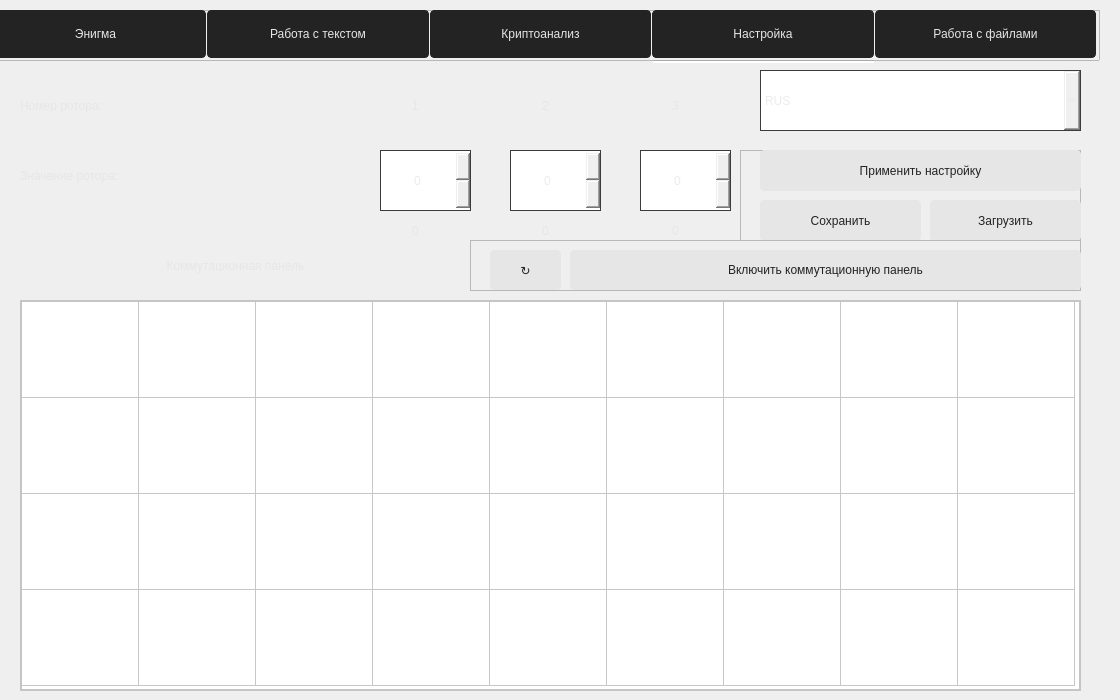
    <widget class="QWidget" name="tab_7">
     <attribute name="title">
      <string>Работа с Роторами</string>
     </attribute>
     <widget class="QFrame" name="frame_12">
      <property name="geometry">
       <rect>
        <x>-11</x>
        <y>10</y>
        <width>1111</width>
        <height>51</height>
       </rect>
      </property>
      <property name="styleSheet">
       <string notr="true">QPushButton{
	border: 1px solid rgb(35, 35, 35);
	background-color: rgb(35, 35, 35);
	border-radius: 4px;
	color: rgb(230, 230, 230);
}

QPushButton:hover{
	background-color: rgb(0, 65, 65);
	border: 1px solid rgb(0, 35, 35);
}
QPushButton:pressed{
	background-color: rgb(0, 35, 35);
	border: 1px solid rgb(0, 15, 15);
}</string>
      </property>
      <property name="frameShape">
       <enum>QFrame::StyledPanel</enum>
      </property>
      <property name="frameShadow">
       <enum>QFrame::Raised</enum>
      </property>
      <widget class="QWidget" name="horizontalLayoutWidget_8">
       <property name="geometry">
        <rect>
         <x>-4</x>
         <y>0</y>
         <width>1111</width>
         <height>51</height>
        </rect>
       </property>
       <layout class="QHBoxLayout" name="horizontalLayout_8">
        <property name="spacing">
         <number>1</number>
        </property>
        <property name="sizeConstraint">
         <enum>QLayout::SetMaximumSize</enum>
        </property>
        <property name="leftMargin">
         <number>0</number>
        </property>
        <item>
         <widget class="QPushButton" name="pushButton_29">
          <property name="minimumSize">
           <size>
            <width>0</width>
            <height>48</height>
           </size>
          </property>
          <property name="text">
           <string>Энигма</string>
          </property>
         </widget>
        </item>
        <item>
         <widget class="QPushButton" name="pushButton_30">
          <property name="minimumSize">
           <size>
            <width>0</width>
            <height>48</height>
           </size>
          </property>
          <property name="text">
           <string>Работа с текстом</string>
          </property>
         </widget>
        </item>
        <item>
         <widget class="QPushButton" name="pushButton_12">
          <property name="minimumSize">
           <size>
            <width>0</width>
            <height>48</height>
           </size>
          </property>
          <property name="styleSheet">
           <string notr="true"/>
          </property>
          <property name="text">
           <string>Криптоанализ</string>
          </property>
         </widget>
        </item>
        <item>
         <widget class="QPushButton" name="pushButton_31">
          <property name="minimumSize">
           <size>
            <width>0</width>
            <height>48</height>
           </size>
          </property>
          <property name="text">
           <string>Настройка</string>
          </property>
         </widget>
        </item>
        <item>
         <widget class="QPushButton" name="pushButton_32">
          <property name="minimumSize">
           <size>
            <width>0</width>
            <height>48</height>
           </size>
          </property>
          <property name="text">
           <string>Работа с файлами</string>
          </property>
         </widget>
        </item>
       </layout>
      </widget>
     </widget>
     <widget class="Line" name="line_7">
      <property name="geometry">
       <rect>
        <x>653</x>
        <y>60</y>
        <width>221</width>
        <height>3</height>
       </rect>
      </property>
      <property name="styleSheet">
       <string notr="true">background-color: rgb(255, 255, 255);</string>
      </property>
      <property name="orientation">
       <enum>Qt::Horizontal</enum>
      </property>
     </widget>
     <widget class="QSpinBox" name="spinBox">
      <property name="geometry">
       <rect>
        <x>380</x>
        <y>150</y>
        <width>91</width>
        <height>61</height>
       </rect>
      </property>
      <property name="styleSheet">
       <string notr="true">color: rgb(235, 235, 235);
font: 18pt &quot;Segoe UI&quot;;
border: 1px solid rgb(59, 59, 59);</string>
      </property>
      <property name="alignment">
       <set>Qt::AlignCenter</set>
      </property>
      <property name="minimum">
       <number>0</number>
      </property>
      <property name="maximum">
       <number>32</number>
      </property>
      <property name="value">
       <number>0</number>
      </property>
     </widget>
     <widget class="QLabel" name="label_11">
      <property name="geometry">
       <rect>
        <x>20</x>
        <y>80</y>
        <width>331</width>
        <height>51</height>
       </rect>
      </property>
      <property name="styleSheet">
       <string notr="true">color: rgb(230, 230, 230);
font: 28pt &quot;Consolas&quot;;</string>
      </property>
      <property name="text">
       <string>Номер ротора:</string>
      </property>
     </widget>
     <widget class="QLabel" name="label_12">
      <property name="geometry">
       <rect>
        <x>20</x>
        <y>150</y>
        <width>321</width>
        <height>51</height>
       </rect>
      </property>
      <property name="styleSheet">
       <string notr="true">color: rgb(230, 230, 230);
font: 28pt &quot;Consolas&quot;;</string>
      </property>
      <property name="text">
       <string>Значение ротора:</string>
      </property>
     </widget>
     <widget class="QSpinBox" name="spinBox_2">
      <property name="geometry">
       <rect>
        <x>510</x>
        <y>150</y>
        <width>91</width>
        <height>61</height>
       </rect>
      </property>
      <property name="styleSheet">
       <string notr="true">color: rgb(235, 235, 235);
font: 18pt &quot;Segoe UI&quot;;
border: 1px solid rgb(59, 59, 59);</string>
      </property>
      <property name="alignment">
       <set>Qt::AlignCenter</set>
      </property>
      <property name="minimum">
       <number>0</number>
      </property>
      <property name="maximum">
       <number>32</number>
      </property>
      <property name="value">
       <number>0</number>
      </property>
     </widget>
     <widget class="QSpinBox" name="spinBox_3">
      <property name="geometry">
       <rect>
        <x>640</x>
        <y>150</y>
        <width>91</width>
        <height>61</height>
       </rect>
      </property>
      <property name="styleSheet">
       <string notr="true">color: rgb(235, 235, 235);
font: 18pt &quot;Segoe UI&quot;;
border: 1px solid rgb(59, 59, 59);</string>
      </property>
      <property name="alignment">
       <set>Qt::AlignCenter</set>
      </property>
      <property name="minimum">
       <number>0</number>
      </property>
      <property name="maximum">
       <number>32</number>
      </property>
      <property name="value">
       <number>0</number>
      </property>
     </widget>
     <widget class="QLabel" name="label_13">
      <property name="geometry">
       <rect>
        <x>360</x>
        <y>80</y>
        <width>111</width>
        <height>51</height>
       </rect>
      </property>
      <property name="styleSheet">
       <string notr="true">color: rgb(230, 230, 230);
font: 28pt &quot;Consolas&quot;;</string>
      </property>
      <property name="text">
       <string>1</string>
      </property>
      <property name="alignment">
       <set>Qt::AlignCenter</set>
      </property>
     </widget>
     <widget class="QLabel" name="label_22">
      <property name="geometry">
       <rect>
        <x>490</x>
        <y>80</y>
        <width>111</width>
        <height>51</height>
       </rect>
      </property>
      <property name="styleSheet">
       <string notr="true">color: rgb(230, 230, 230);
font: 28pt &quot;Consolas&quot;;</string>
      </property>
      <property name="text">
       <string>2</string>
      </property>
      <property name="alignment">
       <set>Qt::AlignCenter</set>
      </property>
     </widget>
     <widget class="QLabel" name="label_23">
      <property name="geometry">
       <rect>
        <x>610</x>
        <y>80</y>
        <width>131</width>
        <height>51</height>
       </rect>
      </property>
      <property name="styleSheet">
       <string notr="true">color: rgb(230, 230, 230);
font: 28pt &quot;Consolas&quot;;</string>
      </property>
      <property name="text">
       <string>3</string>
      </property>
      <property name="alignment">
       <set>Qt::AlignCenter</set>
      </property>
     </widget>
     <widget class="QComboBox" name="comboBox">
      <property name="geometry">
       <rect>
        <x>760</x>
        <y>70</y>
        <width>321</width>
        <height>61</height>
       </rect>
      </property>
      <property name="styleSheet">
       <string notr="true">color: rgb(235, 235, 235);
font: 18pt &quot;Segoe UI&quot;;
border: 1px solid rgb(59, 59, 59);</string>
      </property>
      <item>
       <property name="text">
        <string>RUS</string>
       </property>
      </item>
      <item>
       <property name="text">
        <string>ENG</string>
       </property>
      </item>
     </widget>
     <widget class="QFrame" name="frame_9">
      <property name="geometry">
       <rect>
        <x>740</x>
        <y>150</y>
        <width>341</width>
        <height>91</height>
       </rect>
      </property>
      <property name="styleSheet">
       <string notr="true">QPushButton{
	border: 1px solid rgb(230, 230, 230);
	background-color: rgb(230, 230, 230);
	border-radius: 4px;
	color: rgb(35, 35, 35);
}

QPushButton:hover{
	background-color: rgb(0, 65, 65);
	border: 1px solid rgb(0, 35, 35);
}
QPushButton:pressed{
	
	color: rgb(255, 255, 255);
	background-color: rgb(0, 35, 35);
	border: 1px solid rgb(0, 15, 15);
}</string>
      </property>
      <property name="frameShape">
       <enum>QFrame::StyledPanel</enum>
      </property>
      <property name="frameShadow">
       <enum>QFrame::Raised</enum>
      </property>
      <widget class="QPushButton" name="pushButton_24">
       <property name="geometry">
        <rect>
         <x>20</x>
         <y>0</y>
         <width>321</width>
         <height>41</height>
        </rect>
       </property>
       <property name="minimumSize">
        <size>
         <width>0</width>
         <height>40</height>
        </size>
       </property>
       <property name="styleSheet">
        <string notr="true"/>
       </property>
       <property name="text">
        <string>Применить настройку</string>
       </property>
      </widget>
      <widget class="QPushButton" name="pushButton_37">
       <property name="geometry">
        <rect>
         <x>20</x>
         <y>50</y>
         <width>161</width>
         <height>41</height>
        </rect>
       </property>
       <property name="minimumSize">
        <size>
         <width>0</width>
         <height>40</height>
        </size>
       </property>
       <property name="styleSheet">
        <string notr="true"/>
       </property>
       <property name="text">
        <string>Сохранить</string>
       </property>
      </widget>
      <widget class="QPushButton" name="pushButton_38">
       <property name="geometry">
        <rect>
         <x>190</x>
         <y>50</y>
         <width>151</width>
         <height>41</height>
        </rect>
       </property>
       <property name="minimumSize">
        <size>
         <width>0</width>
         <height>40</height>
        </size>
       </property>
       <property name="styleSheet">
        <string notr="true"/>
       </property>
       <property name="text">
        <string>Загрузить</string>
       </property>
      </widget>
     </widget>
     <widget class="QTableWidget" name="tableWidget_3">
      <property name="enabled">
       <bool>true</bool>
      </property>
      <property name="geometry">
       <rect>
        <x>20</x>
        <y>300</y>
        <width>1061</width>
        <height>391</height>
       </rect>
      </property>
      <property name="styleSheet">
       <string notr="true">color: rgb(255, 255, 255);
font: 26pt &quot;Consolas&quot;;
border: 2px solid rgb(197, 197, 197);</string>
      </property>
      <property name="verticalScrollBarPolicy">
       <enum>Qt::ScrollBarAlwaysOff</enum>
      </property>
      <property name="horizontalScrollBarPolicy">
       <enum>Qt::ScrollBarAlwaysOff</enum>
      </property>
      <property name="editTriggers">
       <set>QAbstractItemView::AnyKeyPressed</set>
      </property>
      <property name="dragDropMode">
       <enum>QAbstractItemView::DragDrop</enum>
      </property>
      <property name="defaultDropAction">
       <enum>Qt::TargetMoveAction</enum>
      </property>
      <property name="selectionMode">
       <enum>QAbstractItemView::SingleSelection</enum>
      </property>
      <attribute name="horizontalHeaderVisible">
       <bool>false</bool>
      </attribute>
      <attribute name="horizontalHeaderMinimumSectionSize">
       <number>100</number>
      </attribute>
      <attribute name="horizontalHeaderDefaultSectionSize">
       <number>117</number>
      </attribute>
      <attribute name="verticalHeaderVisible">
       <bool>false</bool>
      </attribute>
      <attribute name="verticalHeaderMinimumSectionSize">
       <number>0</number>
      </attribute>
      <attribute name="verticalHeaderDefaultSectionSize">
       <number>96</number>
      </attribute>
      <row>
       <property name="text">
        <string>1</string>
       </property>
      </row>
      <row>
       <property name="text">
        <string>2</string>
       </property>
      </row>
      <row>
       <property name="text">
        <string>3</string>
       </property>
      </row>
      <row>
       <property name="text">
        <string>4</string>
       </property>
      </row>
      <column>
       <property name="text">
        <string>1</string>
       </property>
      </column>
      <column>
       <property name="text">
        <string>2</string>
       </property>
      </column>
      <column>
       <property name="text">
        <string>3</string>
       </property>
      </column>
      <column>
       <property name="text">
        <string>4</string>
       </property>
      </column>
      <column>
       <property name="text">
        <string>5</string>
       </property>
      </column>
      <column>
       <property name="text">
        <string>6</string>
       </property>
      </column>
      <column>
       <property name="text">
        <string>7</string>
       </property>
      </column>
      <column>
       <property name="text">
        <string>8</string>
       </property>
      </column>
      <column>
       <property name="text">
        <string>9</string>
       </property>
      </column>
      <item row="0" column="0">
       <property name="text">
        <string>А</string>
       </property>
      </item>
      <item row="0" column="1">
       <property name="text">
        <string>Б</string>
       </property>
      </item>
      <item row="0" column="2">
       <property name="text">
        <string>В</string>
       </property>
      </item>
      <item row="0" column="3">
       <property name="text">
        <string>Г</string>
       </property>
      </item>
      <item row="0" column="4">
       <property name="text">
        <string>Д</string>
       </property>
      </item>
      <item row="0" column="5">
       <property name="text">
        <string>Е</string>
       </property>
      </item>
      <item row="0" column="6">
       <property name="text">
        <string>Ё</string>
       </property>
      </item>
      <item row="0" column="7">
       <property name="text">
        <string>Ж</string>
       </property>
      </item>
      <item row="0" column="8">
       <property name="text">
        <string>З</string>
       </property>
      </item>
      <item row="1" column="0">
       <property name="text">
        <string>И</string>
       </property>
      </item>
      <item row="1" column="1">
       <property name="text">
        <string>Й</string>
       </property>
      </item>
      <item row="1" column="2">
       <property name="text">
        <string>К</string>
       </property>
      </item>
      <item row="1" column="3">
       <property name="text">
        <string>Л</string>
       </property>
      </item>
      <item row="1" column="4">
       <property name="text">
        <string>М</string>
       </property>
      </item>
      <item row="1" column="5">
       <property name="text">
        <string>Н</string>
       </property>
      </item>
      <item row="1" column="6">
       <property name="text">
        <string>О</string>
       </property>
      </item>
      <item row="1" column="7">
       <property name="text">
        <string>П</string>
       </property>
      </item>
      <item row="1" column="8">
       <property name="text">
        <string>Р</string>
       </property>
      </item>
      <item row="2" column="0">
       <property name="text">
        <string>С</string>
       </property>
      </item>
      <item row="2" column="1">
       <property name="text">
        <string>Т</string>
       </property>
      </item>
      <item row="2" column="2">
       <property name="text">
        <string>У</string>
       </property>
      </item>
      <item row="2" column="3">
       <property name="text">
        <string>Ф</string>
       </property>
      </item>
      <item row="2" column="4">
       <property name="text">
        <string>Х</string>
       </property>
      </item>
      <item row="2" column="5">
       <property name="text">
        <string>Ц</string>
       </property>
      </item>
      <item row="2" column="6">
       <property name="text">
        <string>Ч</string>
       </property>
      </item>
      <item row="2" column="7">
       <property name="text">
        <string>Ш</string>
       </property>
      </item>
      <item row="2" column="8">
       <property name="text">
        <string>Щ</string>
       </property>
      </item>
      <item row="3" column="0">
       <property name="text">
        <string>Ъ</string>
       </property>
      </item>
      <item row="3" column="1">
       <property name="text">
        <string>Ы</string>
       </property>
      </item>
      <item row="3" column="2">
       <property name="text">
        <string>Ь</string>
       </property>
      </item>
      <item row="3" column="3">
       <property name="text">
        <string>Э</string>
       </property>
      </item>
      <item row="3" column="4">
       <property name="text">
        <string>Ю</string>
       </property>
      </item>
      <item row="3" column="5">
       <property name="text">
        <string>Я</string>
       </property>
      </item>
      <item row="3" column="6">
       <property name="text">
        <string>-</string>
       </property>
      </item>
      <item row="3" column="7">
       <property name="text">
        <string>-</string>
       </property>
      </item>
      <item row="3" column="8">
       <property name="text">
        <string>-</string>
       </property>
      </item>
     </widget>
     <widget class="QLabel" name="label_15">
      <property name="enabled">
       <bool>true</bool>
      </property>
      <property name="geometry">
       <rect>
        <x>-20</x>
        <y>240</y>
        <width>511</width>
        <height>51</height>
       </rect>
      </property>
      <property name="styleSheet">
       <string notr="true">color: rgb(230, 230, 230);
font: 28pt &quot;Consolas&quot;;</string>
      </property>
      <property name="text">
       <string>Коммутационная панель</string>
      </property>
      <property name="alignment">
       <set>Qt::AlignCenter</set>
      </property>
     </widget>
     <widget class="QFrame" name="frame_16">
      <property name="geometry">
       <rect>
        <x>470</x>
        <y>240</y>
        <width>611</width>
        <height>51</height>
       </rect>
      </property>
      <property name="styleSheet">
       <string notr="true">QPushButton{
	border: 1px solid rgb(230, 230, 230);
	background-color: rgb(230, 230, 230);
	border-radius: 4px;
	color: rgb(35, 35, 35);
}

QPushButton:hover{
	background-color: rgb(0, 65, 65);
	border: 1px solid rgb(0, 35, 35);
}
QPushButton:pressed{
	color: rgb(255, 255, 255);
	background-color: rgb(0, 35, 35);
	border: 1px solid rgb(0, 15, 15);
}</string>
      </property>
      <property name="frameShape">
       <enum>QFrame::StyledPanel</enum>
      </property>
      <property name="frameShadow">
       <enum>QFrame::Raised</enum>
      </property>
      <widget class="QPushButton" name="pushButton_35">
       <property name="enabled">
        <bool>true</bool>
       </property>
       <property name="geometry">
        <rect>
         <x>100</x>
         <y>10</y>
         <width>511</width>
         <height>40</height>
        </rect>
       </property>
       <property name="minimumSize">
        <size>
         <width>0</width>
         <height>40</height>
        </size>
       </property>
       <property name="styleSheet">
        <string notr="true"/>
       </property>
       <property name="text">
        <string>Включить коммутационную панель</string>
       </property>
      </widget>
      <widget class="QPushButton" name="pushButton_36">
       <property name="enabled">
        <bool>true</bool>
       </property>
       <property name="geometry">
        <rect>
         <x>20</x>
         <y>10</y>
         <width>71</width>
         <height>40</height>
        </rect>
       </property>
       <property name="minimumSize">
        <size>
         <width>0</width>
         <height>40</height>
        </size>
       </property>
       <property name="styleSheet">
        <string notr="true"/>
       </property>
       <property name="text">
        <string>↻</string>
       </property>
      </widget>
     </widget>
     <widget class="QLabel" name="label_24">
      <property name="enabled">
       <bool>true</bool>
      </property>
      <property name="geometry">
       <rect>
        <x>380</x>
        <y>220</y>
        <width>71</width>
        <height>21</height>
       </rect>
      </property>
      <property name="styleSheet">
       <string notr="true">color: rgb(230, 230, 230);
font: 10pt &quot;NSimSun&quot;;</string>
      </property>
      <property name="text">
       <string>0</string>
      </property>
      <property name="alignment">
       <set>Qt::AlignCenter</set>
      </property>
     </widget>
     <widget class="QLabel" name="label_25">
      <property name="enabled">
       <bool>true</bool>
      </property>
      <property name="geometry">
       <rect>
        <x>510</x>
        <y>220</y>
        <width>71</width>
        <height>21</height>
       </rect>
      </property>
      <property name="styleSheet">
       <string notr="true">color: rgb(230, 230, 230);
font: 10pt &quot;NSimSun&quot;;</string>
      </property>
      <property name="text">
       <string>0</string>
      </property>
      <property name="alignment">
       <set>Qt::AlignCenter</set>
      </property>
     </widget>
     <widget class="QLabel" name="label_26">
      <property name="enabled">
       <bool>true</bool>
      </property>
      <property name="geometry">
       <rect>
        <x>640</x>
        <y>220</y>
        <width>71</width>
        <height>21</height>
       </rect>
      </property>
      <property name="styleSheet">
       <string notr="true">color: rgb(230, 230, 230);
font: 10pt &quot;NSimSun&quot;;</string>
      </property>
      <property name="text">
       <string>0</string>
      </property>
      <property name="alignment">
       <set>Qt::AlignCenter</set>
      </property>
     </widget>
    </widget>
